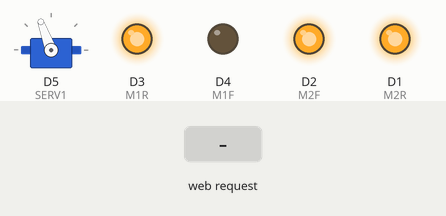
Bench run of a sketch on a simulated ESP8266 (NodeMCU). On the bench: servo, output pins drawn as LEDs (lit = HIGH). The inputs (shaded band) are chosen by the test bench.

Above: at 2.2 s.
2.3 s: HTTP request GET /left received
At 3.0 s:
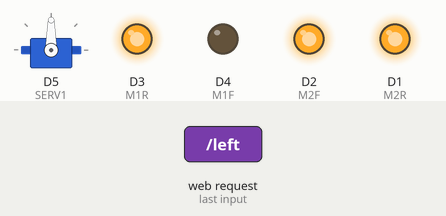
3.8 s: HTTP request GET /right received
At 4.2 s:
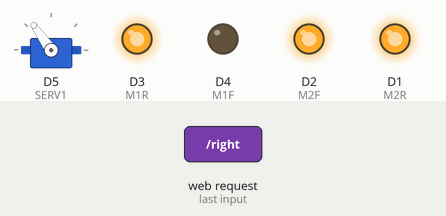
5.3 s: HTTP request GET /forward received
At 6.5 s:
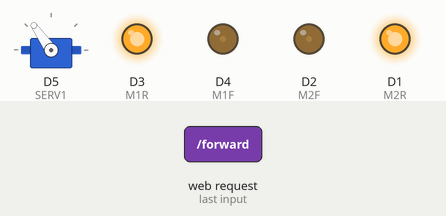
6.8 s: HTTP request GET /backward received
At 7.7 s:
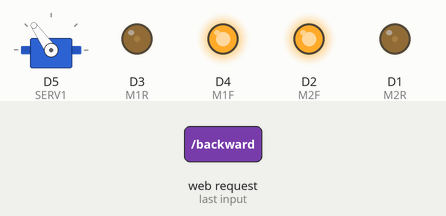
8.3 s: HTTP request GET /up received
At 8.8 s:
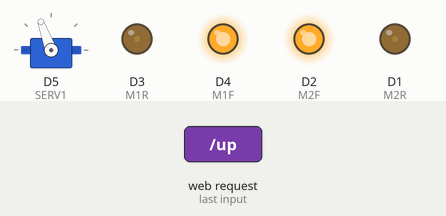
9.8 s: HTTP request GET /stop received
At 11.1 s:
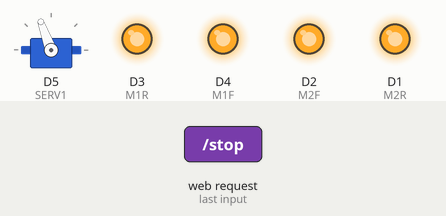
Timing chart, 0 to 12.3 s (numbered marks = the images above; inputs shaded):
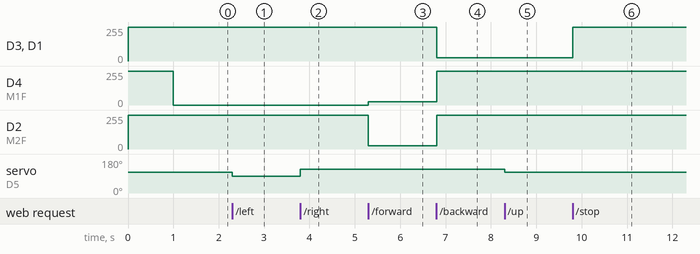

Measured:
- after the input at 2.3 s, servo on D5 (SERV1): 110° → 90° at once
- after the input at 3.8 s, servo on D5 (SERV1): 90° → 125° at once
- after the input at 5.3 s, D4 (M1F): 0/255 → 24/255 at once; D2 (M2F): 255/255 → 24/255 at once
- after the input at 6.8 s, D3 (M1R), D1 (M2R): 255/255 → 24/255 at once; D4 (M1F), D2 (M2F): 24/255 → 255/255 at once
- after the input at 8.3 s, servo on D5 (SERV1): 125° → 110° at once
- after the input at 9.8 s, D3 (M1R), D1 (M2R): 24/255 → 255/255 at once

The sketch:

car_controll_full.ino
```cpp
/*
 * Connect to AP "arduino_car", password = "password"
 * Open browser, visit 192.168.4.1
 */
#include <ESP8266WiFi.h>
#include <WiFiClient.h>
#include <ESP8266WebServer.h>
#include <Servo.h>


const char *ssid = "libors_car";
const char *password = "libor123";

int stateLED = LOW;

//define variables
#define SERV1 D5
#define M1F D4
#define M1R D3
#define M2F D2
#define M2R D1

Servo s1; //servo 1

int pos1min = 90; //servo 1 minimum position
int pos1mid = 110;
int pos1max = 125; //servo 1 maximum position

ESP8266WebServer server(80);

void cForward(int cSpeed){
  analogWrite(M1R, (int)(1024*cSpeed/100));
  analogWrite(M2R, (int)(1024*cSpeed/100));
  analogWrite(M1F, 100);
  analogWrite(M2F, 100);
}

void cStop(){
  analogWrite(M1F, 1024);
  analogWrite(M2F, 1024);
  analogWrite(M1R, 1024);
  analogWrite(M2R, 1024);
}

void cBackward(int cSpeed){
  analogWrite(M1F, (int)(1024*cSpeed/100));
  analogWrite(M2F, (int)(1024*cSpeed/100));
  analogWrite(M1R, 100);
  analogWrite(M2R, 100);
}

void handleRoot() {
    response();
}

void handleLeft() {
  s1.attach(SERV1);
  s1.write(pos1min);
  response();
}

void handleUp() {
  s1.attach(SERV1);
  s1.write(pos1mid);
  response();
}

void handleRight() {
  s1.attach(SERV1);
  s1.write(pos1max);
  response();
}

void handleForward() {
  stateLED = HIGH;
  digitalWrite(LED_BUILTIN, stateLED);
  cForward(100);
  response();
}

void handleBackward() {

  stateLED = HIGH;
  digitalWrite(LED_BUILTIN, stateLED);
  cBackward(100);
  response();
}

void handleStop() {

  stateLED = LOW;
  digitalWrite(LED_BUILTIN, stateLED);
  cStop();
  response();
}

void handleMove(){
  if(server.hasArg("speed") == false || server.hasArg("angle") == false){
    response();
    return;
  }

  int cSpeed = server.arg("speed").toInt();
  int cAngle = server.arg("angle").toInt();

  if(cSpeed > 0){
    cForward(cSpeed);
  } else if (cSpeed == 0) {
    cStop();
  } else {
    cBackward(-cSpeed);
  }

  s1.attach(SERV1);
  s1.write(cAngle);
  response();
}

void response(){
  const String a = "xx";
  server.send(200, "text/html", "speed = " + server.arg("speed") + " / angle = " + server.arg("angle"));
}

void setup() {

  //attach and set servos' angles
  s1.attach(SERV1);
  s1.write(pos1mid);

  pinMode(M1F, OUTPUT);
  pinMode(M1R, OUTPUT);
  pinMode(M2F, OUTPUT);
  pinMode(M2R, OUTPUT);

  analogWrite(M1F, 1024);
  analogWrite(M2F, 1024);
  analogWrite(M1R, 1024);
  analogWrite(M2R, 1024);

  delay(1000);
  Serial.begin(9600);
  Serial.println();

  WiFi.softAP(ssid, password);

  IPAddress apip = WiFi.softAPIP();

  server.on("/", handleRoot);
  server.on("/left", handleLeft);
  server.on("/right", handleRight);
  server.on("/up", handleUp);
  server.on("/forward", handleForward);
  server.on("/backward", handleBackward);
  server.on("/move", handleMove);
  server.on("/stop", handleStop);

  server.begin();

  pinMode(LED_BUILTIN, OUTPUT);
  digitalWrite(LED_BUILTIN, stateLED);
}

void loop() {
    server.handleClient();
}
```
